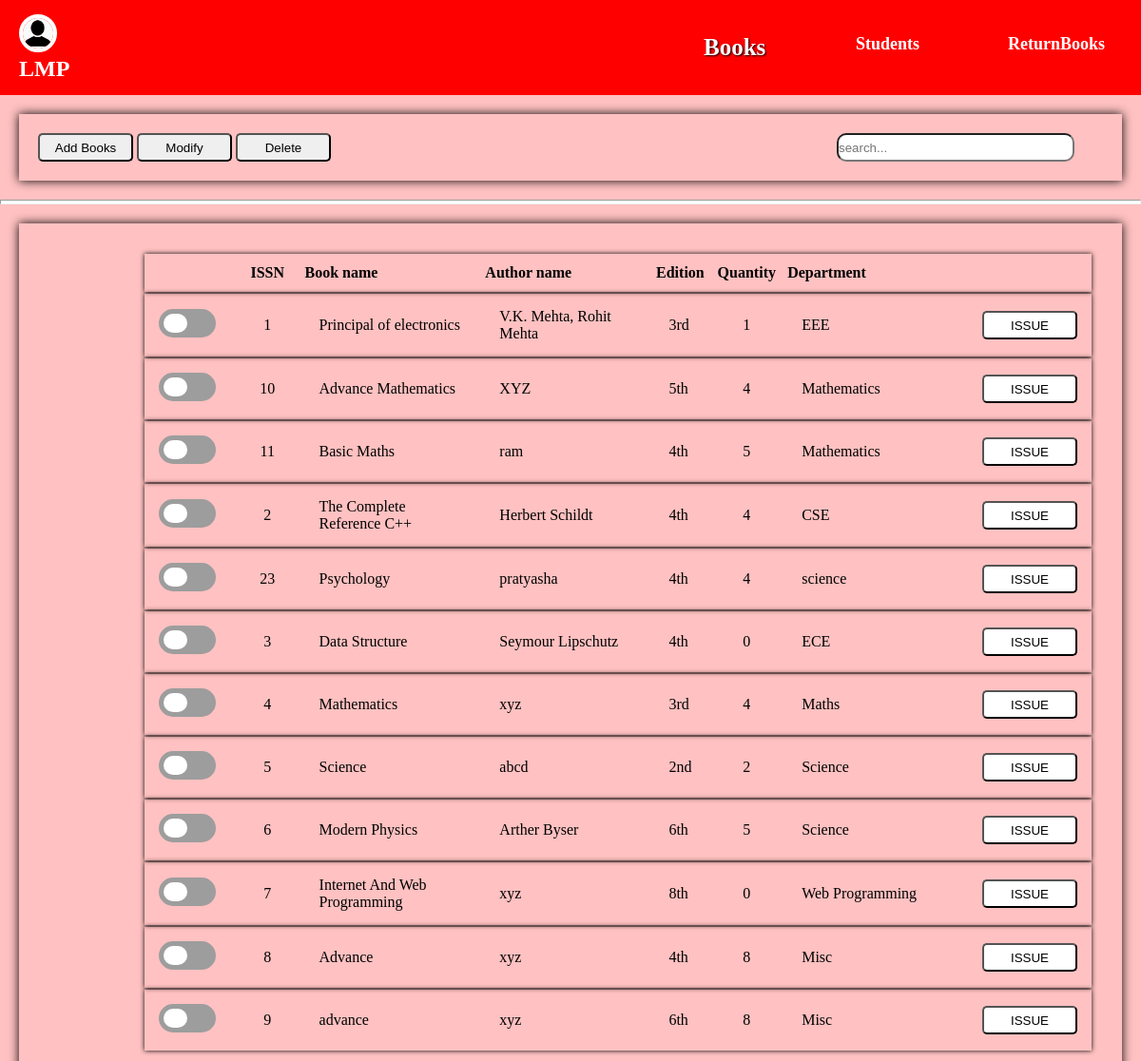
The app's page /Library_project/books.php (signed in) with its own data.
### tables this page shows
CREATE TABLE `books` (
  `bid` varchar(100) NOT NULL,
  `name` varchar(100) NOT NULL,
  `authors` varchar(100) NOT NULL,
  `edition` varchar(100) NOT NULL,
  `quantity` int(100) NOT NULL,
  `department` varchar(100) NOT NULL,
  `checkout` int(3) NOT NULL DEFAULT 0
);

### Library_project/books.php (the view, shortened to what this page needs)
<?php
	include "navi.php";
	if(isset($_SESSION["login_user"])){
?>
<!DOCTYPE html>
<html>
<head>
</head>
<body>
	<div class="srchbar">
		<div class="operation">
			<button onclick="document.getElementById('addbook_id').style.display='block'">Add Books</button>
			<button onclick="modifybook_func()">Modify</button>
			<button onclick="deleteBook_func()">Delete</button>
		</div>
		<div class="search">
			<form action="books.php" method="post">
				<input type="text" name="srchbox" id="srch_id" placeholder="search..." >
			</form>
		</div>
	</div>
	<hr style="height: 5px;background-color: white;">
	<div id="contents">
		<table>
			<div id="tab_head">
			<thead >
				<th></th>
				<th class="issnClass">ISSN</th>
				<th class="nameClass">Book name</th>
				<th class="authClass">Author name</th>
				<th class="editClass">Edition</th>
				<th class="quanClass">Quantity</th>
				<th class="deptClass">Department</th>
				<th></th>
			</thead>
			</div>
			<tbody>
			<?php
				function resultprint($con,$sqlquery){
					$count = 0;
					$res = $con->query($sqlquery);
					while (($row = mysqli_fetch_assoc($res))) {
						$count += 1;
						$bid = $row["bid"];
						$chek_id = 'chek_'.$count;
						$issn_id = 'issn_'.$count;
						$name_id = 'name_'.$count;
						$auth_id = 'auth_'.$count;
						$edit_id = 'edit_'.$count;
						$quan_id = 'quan_'.$count;
						$dept_id = 'dept_'.$count;
						$butn_id = 'butn_'.$count;
						echo "<tr>";
						echo "<td><input type='checkbox' name='$chek_id' id='$chek_id' value='$bid' class='chekClass'></td>";
						echo "<td id='$issn_id' class='issnClass'>".$bid."</td>";
						echo "<td id='$name_id' class='nameClass'>".$row["name"]."</td>";
						echo "<td id='$auth_id' class='authClass'>".$row["authors"]."</td>";
						echo "<td id='$edit_id' class='editClass'>".$row["edition"]."</td>";
						echo "<td id='$quan_id' class='quanClass'>".$row["quantity"]."</td>";
						echo "<td id='$dept_id' class='deptClass'>".$row["department"]."</td>";
						echo "<td><button class='button-list' id='$butn_id' value='$count'>ISSUE</button></td>";
						echo "</tr>";
					}
					return $count;
				}
				function ResultSql($conn){
					if(isset($_POST["srchbox"])){
						$na = $_POST["srchbox"];
						if($na == ""){
							$sql  = "select * from books";
							$count = resultprint($conn,$sql);
						}else{
							echo "<script>document.getElementById('srch_id').value = '$na'</script>";
							echo "<script>document.getElementById('srchres').innerHTML = 'Search results for ".$na." '</script>";
							$sql  = "select * from books where bid like '%$na%' or name like '%$na%' or authors like '%$na%' or edition like '%$na%' or department like '%$na%'";
							$count = resultprint($conn,$sql);
						}
					}else{
						$sql  = "select * from books";
						$count = resultprint($conn,$sql);
					}
					return $count;
				}
				$count = ResultSql($conn);
			?>
			</tbody>
		</table>
	</div>
</body>
</html>
<?php
}
?>

### Library_project/navi.php (style rules this page uses)
* { margin: 0; padding: 0; box-sizing: border-box; }
button { cursor: pointer; }

### Library_project/books.php (style rules this page uses)
body { background: #ffc1c1; }
.srchbar { margin: 20px; padding: 20px; box-shadow: 0px 0px 10px black; }
.operation button { outline: none; border-radius: 5px 5px; width: 100px; height: 30px; }
.srchbar form { margin-top: -30px; margin-left: 75%; }
.srchbar #srch_id { width: 250px; height: 30px; border-radius: 10px 10px; outline: none; }
#contents { box-shadow: 0px 0px 10px black; margin: 20px; padding: 20px; }
table { margin: 10px; margin-left: 110px; }
table .issnClass, .quanClass { text-align: center; width:100px; }
table .nameClass, .authClass, .deptClass { text-align: left; width:250px; }
table th { height: 40px; }
table tr { box-shadow: 0px 0px 5px black; }
table td { height: 30px; padding: 15px; }
button,input[type="checkbox"] { cursor: pointer; }
button { outline: none; border-radius: 5px 5px; width: 100px; height: 30px; }
.button-list { background-color: white; }
.chekClass { position: relative; outline: none; -webkit-appearance:none; background: #9d9d9d; height: 30px; width: 60px; border: 5px solid #9d9d9d; transition: 1s; border-radius: 100px; }
.chekClass:before { content: ''; position: absolute; left: 0; width: 50%; height: 100%; background: white; border-radius: 100px; transition: 1s; }

### records on screen
books: bid "1", name "Principal of electronics", authors "V.K. Mehta, Rohit Mehta", edition "3rd", quantity "1", department "EEE"
books: bid "10", name "Advance Mathematics", authors "XYZ", edition "5th", quantity "4", department "Mathematics"
books: bid "11", name "Basic Maths", authors "ram", edition "4th", quantity "5", department "Mathematics"
books: bid "2", name "The Complete Reference C++", authors "Herbert Schildt", edition "4th", quantity "4", department "CSE"
books: bid "23", name "Psychology", authors "pratyasha", edition "4th", quantity "4", department "science"
books: bid "3", name "Data Structure", authors "Seymour Lipschutz", edition "4th", quantity "0", department "ECE"
books: bid "4", name "Mathematics", authors "xyz", edition "3rd", quantity "4", department "Maths"
books: bid "5", name "Science", authors "abcd", edition "2nd", quantity "2", department "Science"
books: bid "6", name "Modern Physics", authors "Arther Byser", edition "6th", quantity "5", department "Science"
books: bid "7", name "Internet And Web Programming", authors "xyz", edition "8th", quantity "0", department "Web Programming"
books: bid "8", name "Advance", authors "xyz", edition "4th", quantity "8", department "Misc"
books: bid "9", name "advance", authors "xyz", edition "6th", quantity "8", department "Misc"
